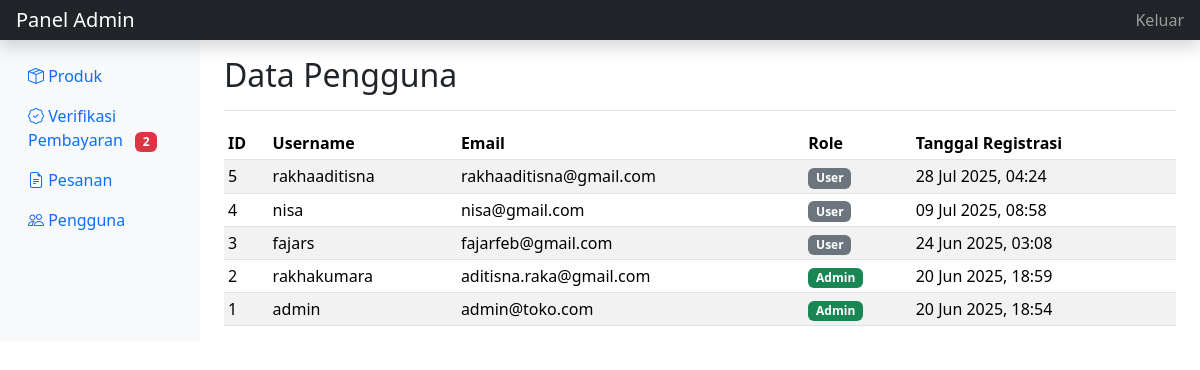
Screenshot of /admin/pengguna.php (signed in) with the database file from the repository.
### tables this page shows
CREATE TABLE `users` (
  `id` int(11) NOT NULL,
  `username` varchar(50) NOT NULL,
  `email` varchar(100) NOT NULL,
  `password` varchar(255) NOT NULL,
  `full_name` varchar(100) DEFAULT NULL,
  `address` text DEFAULT NULL,
  `role` enum('user','admin') NOT NULL DEFAULT 'user',
  `created_at` timestamp NOT NULL DEFAULT current_timestamp()
);

### admin/pengguna.php (the view, shortened to what this page needs)
<?php
require_once '../includes/db.php';
include '_header_admin.php';
?>
<div class="d-flex justify-content-between flex-wrap flex-md-nowrap align-items-center pt-3 pb-2 mb-3 border-bottom">
    <h1 class="h2">Data Pengguna</h1>
</div>
<div class="table-responsive">
    <table class="table table-striped table-sm">
        <thead>
            <tr>
                <th>ID</th>
                <th>Username</th>
                <th>Email</th>
                <th>Role</th>
                <th>Tanggal Registrasi</th>
            </tr>
        </thead>
        <tbody>
            <?php
            $result = $conn->query("SELECT id, username, email, role, created_at FROM users ORDER BY created_at DESC");
            if ($result && $result->num_rows > 0):
                while ($user = $result->fetch_assoc()):
            ?>
            <tr>
                <td><?php echo $user['id']; ?></td>
                <td><?php echo htmlspecialchars($user['username']); ?></td>
                <td><?php echo htmlspecialchars($user['email']); ?></td>
                <td>
                    <span class="badge <?php echo $user['role'] === 'admin' ? 'bg-success' : 'bg-secondary'; ?>">
                        <?php echo ucfirst($user['role']); ?>
                    </span>
                </td>
                <td><?php echo date("d M Y, H:i", strtotime($user['created_at'])); ?></td>
            </tr>
            <?php
                endwhile;
            else:
            ?>
            <tr><td colspan="5" class="text-center">Tidak ada pengguna terdaftar.</td></tr>
            <?php endif; ?>
        </tbody>
    </table>
</div>
<?php include '_footer_admin.php'; ?>

### rows the page displays
users: id "5", username "rakhaaditisna", email "rakhaaditisna@gmail.com", role "User", created_at "28 Jul 2025, 04:24"
users: id "4", username "nisa", email "nisa@gmail.com", role "User", created_at "09 Jul 2025, 08:58"
users: id "3", username "fajars", email "fajarfeb@gmail.com", role "User", created_at "24 Jun 2025, 03:08"
users: id "2", username "rakhakumara", email "aditisna.raka@gmail.com", role "Admin", created_at "20 Jun 2025, 18:59"
users: id "1", username "admin", email "admin@toko.com", role "Admin", created_at "20 Jun 2025, 18:54"

### other values shown
$verif_count "2"
